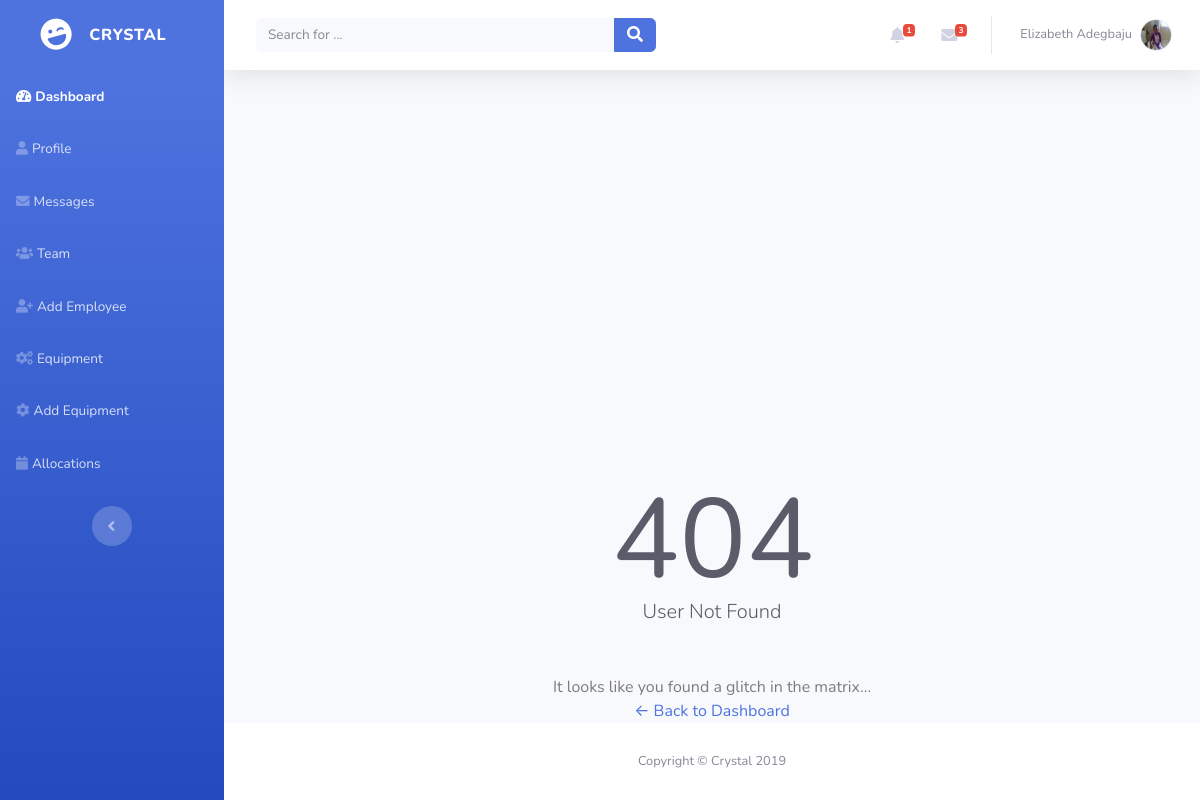
The app's page /user_not_found/ (signed in) with its own data.
### dashboard/models.py (models this page shows, shortened)
class User(AbstractUser):
    username = None
    first_name = models.CharField(_('first name'), max_length=30, blank=True)
    last_name = models.CharField(_('last name'), max_length=150, blank=True)
    email = models.EmailField(_('email address'), unique=True)
    USERNAME_FIELD = 'email'
    REQUIRED_FIELDS = []
    objects = UserManager()

class Employee(models.Model):
    user = models.OneToOneField(User, models.CASCADE)
    username = models.CharField(max_length=20)
    image = models.ImageField(upload_to=user_directory_path)
    email_verified = models.BooleanField(default=False)
    location = models.ForeignKey(Location, on_delete=models.PROTECT, default=1)

### dashboard/views.py (the view)
# urls.py: path('user_not_found/', views.error, name='page_not_found'),
def error(request):
    user = request.user
    unread_messages = Message.objects.filter(to_user=user, from_user_id__gte=2, read=False).order_by(
        '-date_sent')
    alerts = Message.objects.filter(from_user_id=1, to_user=user).order_by('-date_sent')
    return render(request, '404.html', {'unread_messages': unread_messages, 'alerts': alerts})

### dashboard/templatetags/profile_extras.py (called while the page is built)
@register.filter
def count(value):
    return len(value)

### templates/404.html (shortened to what this page needs)
{% extends 'base_nav.html' %}
{% block content %}
    <div class="container-fluid">
        <div class="text-center mt-5">
            <div class="error mx-auto" data-text="404">
                <p class="m-0">404</p>
            </div>
            <p class="text-dark mb-5 lead">User Not Found</p>
            <p class="text-black-50 mb-0">It looks like you found a glitch in the matrix...</p><a
                href="{% url 'dashboard' %}">← Back to Dashboard</a>
        </div>
    </div>
{% endblock %}

### templates/base_nav.html (shortened to what this page needs)
{% extends 'base.html' %}
{% load static %}
{% load profile_extras %}
{% block sidenav %}
    <nav class="navbar navbar-dark align-items-start sidebar sidebar-dark accordion bg-gradient-primary p-0"
         id="page-top">
        <div class="container-fluid d-flex flex-column p-0">
            <a class="navbar-brand d-flex justify-content-center align-items-center sidebar-brand m-0"
               href="{% url 'home' %}">
                <div class="sidebar-brand-icon rotate-n-15"><i class="fas fa-laugh-wink"></i></div>
                <div class="sidebar-brand-text mx-3"><span>Crystal</span></div>
            </a>
            <ul class="nav navbar-nav text-light" id="accordionSidebar">
                <li class="nav-item" role="presentation"><a class="nav-link active" href="{% url 'dashboard' %}"><i
                        class="fas fa-tachometer-alt"></i><span>Dashboard</span></a></li>
                <li class="nav-item" role="presentation"><a class="nav-link" href="{% url 'profile' %}"><i
                        class="fas fa-user"></i><span>Profile</span></a></li>
                <li class="nav-item" role="presentation"><a class="nav-link" href="{% url 'messages' %}"><i
                        class="fas fa-envelope"></i><span>Messages</span></a></li>
                <li class="nav-item" role="presentation"><a class="nav-link" href="{% url 'team' %}"><i
                        class="fas fa-users"></i><span>Team</span></a></li>
                <li class="nav-item" role="presentation"><a class="nav-link" href="{% url 'add_employee' %}"><i
                        class="fas fa-user-plus"></i><span>Add Employee</span></a></li>
                <li class="nav-item" role="presentation"><a class="nav-link" href="{% url 'equipments' %}"><i
                        class="fas fa-cogs"></i><span>Equipment</span></a></li>
                <li class="nav-item" role="presentation"><a class="nav-link" href="{% url 'add_equipment' %}"><i
                        class="fas fa-cog"></i><span>Add Equipment</span></a></li>
                <li class="nav-item" role="presentation"><a class="nav-link" href="{% url 'allocations' %}"><i
                        class="fas fa-calendar"></i><span>Allocations</span></a></li>
            </ul>
            <div class="text-center d-none d-md-inline">
                <button class="btn rounded-circle border-0" id="sidebarToggle"
                        type="button"></button>
            </div>
        </div>
    </nav>
{% endblock %}
{% block topnav %}
    <div id="content">
        <nav class="navbar navbar-light navbar-expand bg-white shadow mb-4 topbar static-top">
            <div class="container-fluid">
                <form class="form-inline d-none d-sm-inline-block mr-auto ml-md-3 my-2 my-md-0 mw-100 navbar-search">
                    <div class="input-group"><input class="bg-light form-control border-0 small" type="text"
                                                    placeholder="Search for ...">
                        <div class="input-group-append">
                            <button class="btn btn-primary py-0" type="button"><i
                                    class="fas fa-search"></i></button>
                        </div>
                    </div>
                </form>
                <ul class="nav navbar-nav flex-nowrap ml-auto">
                    <li class="nav-item dropdown no-arrow mx-1" role="presentation">
                        <div class="nav-item dropdown no-arrow"><a class="dropdown-toggle nav-link"
                                                                   data-toggle="dropdown"
                                                                   aria-expanded="false" href="#"><span
                                class="badge badge-danger badge-counter">{{ alerts|count }}</span><i
                                class="fas fa-bell fa-fw"></i></a>
                        </div>
                    </li>
                    <li class="nav-item dropdown no-arrow mx-1" role="presentation">
                        <div class="nav-item dropdown no-arrow"><a class="dropdown-toggle nav-link"
                                                                   data-toggle="dropdown"
                                                                   aria-expanded="false" href="#"><i
                                class="fas fa-envelope fa-fw"></i><span
                                class="badge badge-danger badge-counter">{{ unread_messages|count }}</span></a>
                        </div>
                    </li>
                    <li class="nav-item dropdown no-arrow" role="presentation">
                        <div class="nav-item dropdown no-arrow"><a class="dropdown-toggle nav-link"
                                                                   data-toggle="dropdown"
                                                                   aria-expanded="false" href="#"><span
                                class="d-none d-lg-inline mr-2 text-gray-600 small">{{ request.user.first_name }}
                            {{ request.user.last_name }}</span><img class="border rounded-circle img-profile"
                                                                    src={{ request.user.employee.image.url }}></a>
                        </div>
                    </li>
                </ul>
            </div>
        </nav>
    </div>
{% endblock %}

### records on screen
User: user.first_name "Elizabeth", user.last_name "Adegbaju", user.employee.image (picture)

### other values on screen
{{ alerts|count }} "1"
{{ unread_messages|count }} "3"
